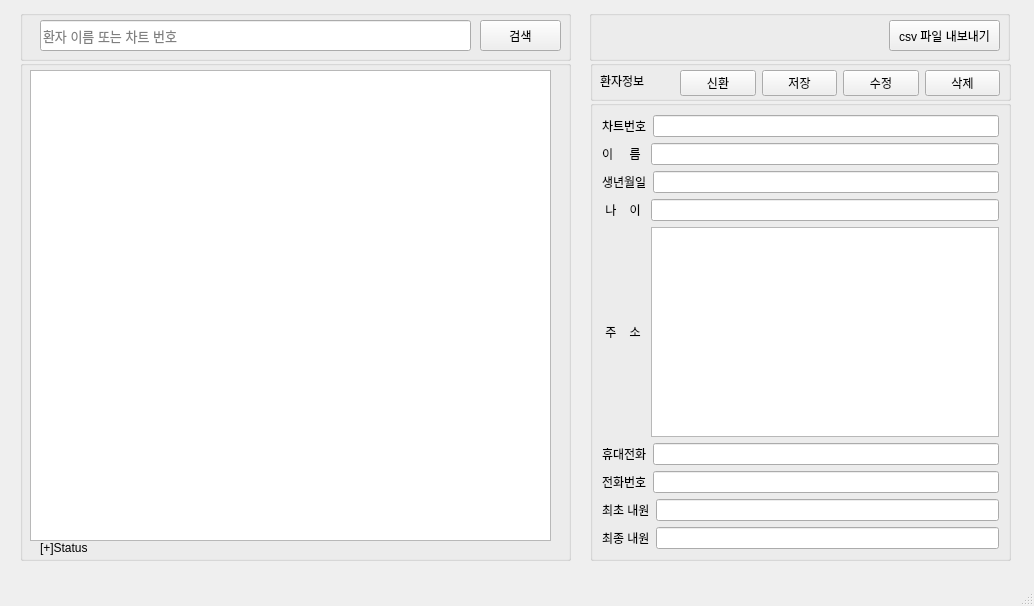
<?xml version="1.0" encoding="UTF-8"?>
<ui version="4.0">
 <class>MainWindow</class>
 <widget class="QMainWindow" name="MainWindow">
  <property name="geometry">
   <rect>
    <x>0</x>
    <y>0</y>
    <width>1034</width>
    <height>606</height>
   </rect>
  </property>
  <property name="contextMenuPolicy">
   <enum>Qt::DefaultContextMenu</enum>
  </property>
  <property name="windowTitle">
   <string>MainWindow</string>
  </property>
  <widget class="QWidget" name="centralwidget">
   <widget class="QLabel" name="label">
    <property name="geometry">
     <rect>
      <x>40</x>
      <y>532</y>
      <width>111</width>
      <height>31</height>
     </rect>
    </property>
    <property name="text">
     <string>[+]Status</string>
    </property>
   </widget>
   <widget class="QGroupBox" name="groupBox">
    <property name="geometry">
     <rect>
      <x>590</x>
      <y>100</y>
      <width>421</width>
      <height>461</height>
     </rect>
    </property>
    <property name="title">
     <string/>
    </property>
    <layout class="QVBoxLayout" name="verticalLayout">
     <item>
      <layout class="QHBoxLayout" name="horizontalLayout">
       <item>
        <widget class="QLabel" name="label_pntuid">
         <property name="text">
          <string>차트번호</string>
         </property>
        </widget>
       </item>
       <item>
        <widget class="QLineEdit" name="lineEdit_pntuid">
         <property name="readOnly">
          <bool>false</bool>
         </property>
        </widget>
       </item>
      </layout>
     </item>
     <item>
      <layout class="QHBoxLayout" name="horizontalLayout_2">
       <item>
        <widget class="QLabel" name="label_pntname">
         <property name="text">
          <string>이     름 </string>
         </property>
        </widget>
       </item>
       <item>
        <widget class="QLineEdit" name="lineEdit_pntname"/>
       </item>
      </layout>
     </item>
     <item>
      <layout class="QHBoxLayout" name="horizontalLayout_3">
       <item>
        <widget class="QLabel" name="label_birthdate">
         <property name="text">
          <string>생년월일</string>
         </property>
        </widget>
       </item>
       <item>
        <widget class="QLineEdit" name="lineEdit_birthdate"/>
       </item>
      </layout>
     </item>
     <item>
      <layout class="QHBoxLayout" name="horizontalLayout_4">
       <item>
        <widget class="QLabel" name="label_age">
         <property name="text">
          <string> 나    이 </string>
         </property>
        </widget>
       </item>
       <item>
        <widget class="QLineEdit" name="lineEdit_age">
         <property name="readOnly">
          <bool>true</bool>
         </property>
        </widget>
       </item>
      </layout>
     </item>
     <item>
      <layout class="QHBoxLayout" name="horizontalLayout_5">
       <item>
        <widget class="QLabel" name="label_adrr">
         <property name="text">
          <string> 주    소 </string>
         </property>
        </widget>
       </item>
       <item>
        <widget class="QTextEdit" name="textEdit_adrr"/>
       </item>
      </layout>
     </item>
     <item>
      <layout class="QHBoxLayout" name="horizontalLayout_6">
       <item>
        <widget class="QLabel" name="label_hpno">
         <property name="text">
          <string>휴대전화</string>
         </property>
        </widget>
       </item>
       <item>
        <widget class="QLineEdit" name="lineEdit_hpno"/>
       </item>
      </layout>
     </item>
     <item>
      <layout class="QHBoxLayout" name="horizontalLayout_7">
       <item>
        <widget class="QLabel" name="label_hometel">
         <property name="text">
          <string>전화번호</string>
         </property>
        </widget>
       </item>
       <item>
        <widget class="QLineEdit" name="lineEdit_hometel"/>
       </item>
      </layout>
     </item>
     <item>
      <layout class="QHBoxLayout" name="horizontalLayout_8">
       <item>
        <widget class="QLabel" name="label_FirstVisitDate">
         <property name="text">
          <string>최초 내원</string>
         </property>
        </widget>
       </item>
       <item>
        <widget class="QLineEdit" name="lineEdit_FirstVisitDate"/>
       </item>
      </layout>
     </item>
     <item>
      <layout class="QHBoxLayout" name="horizontalLayout_9">
       <item>
        <widget class="QLabel" name="label_LastVisitDate">
         <property name="text">
          <string>최종 내원</string>
         </property>
        </widget>
       </item>
       <item>
        <widget class="QLineEdit" name="lineEdit_LastVisitDate"/>
       </item>
      </layout>
     </item>
    </layout>
   </widget>
   <widget class="QGroupBox" name="groupBox_3">
    <property name="geometry">
     <rect>
      <x>20</x>
      <y>60</y>
      <width>551</width>
      <height>501</height>
     </rect>
    </property>
    <property name="autoFillBackground">
     <bool>false</bool>
    </property>
    <property name="title">
     <string/>
    </property>
    <widget class="QTableView" name="tableView">
     <property name="geometry">
      <rect>
       <x>10</x>
       <y>10</y>
       <width>521</width>
       <height>471</height>
      </rect>
     </property>
     <property name="alternatingRowColors">
      <bool>true</bool>
     </property>
     <property name="selectionBehavior">
      <enum>QAbstractItemView::SelectRows</enum>
     </property>
     <property name="horizontalScrollMode">
      <enum>QAbstractItemView::ScrollPerItem</enum>
     </property>
     <property name="sortingEnabled">
      <bool>true</bool>
     </property>
    </widget>
   </widget>
   <widget class="QGroupBox" name="groupBox_2">
    <property name="geometry">
     <rect>
      <x>590</x>
      <y>60</y>
      <width>421</width>
      <height>41</height>
     </rect>
    </property>
    <property name="title">
     <string/>
    </property>
    <widget class="QLabel" name="label_2">
     <property name="geometry">
      <rect>
       <x>10</x>
       <y>10</y>
       <width>61</width>
       <height>21</height>
      </rect>
     </property>
     <property name="text">
      <string>환자정보</string>
     </property>
    </widget>
    <widget class="QWidget" name="">
     <property name="geometry">
      <rect>
       <x>90</x>
       <y>10</y>
       <width>320</width>
       <height>26</height>
      </rect>
     </property>
     <layout class="QHBoxLayout" name="horizontalLayout_10">
      <item>
       <widget class="QPushButton" name="pushButton_newpatient">
        <property name="text">
         <string>신환</string>
        </property>
       </widget>
      </item>
      <item>
       <widget class="QPushButton" name="pushButton_save">
        <property name="text">
         <string>저장</string>
        </property>
       </widget>
      </item>
      <item>
       <widget class="QPushButton" name="pushButton_Edit">
        <property name="text">
         <string>수정</string>
        </property>
       </widget>
      </item>
      <item>
       <widget class="QPushButton" name="pushButton_delete">
        <property name="text">
         <string>삭제</string>
        </property>
       </widget>
      </item>
     </layout>
    </widget>
   </widget>
   <widget class="QGroupBox" name="groupBox_4">
    <property name="geometry">
     <rect>
      <x>20</x>
      <y>10</y>
      <width>551</width>
      <height>51</height>
     </rect>
    </property>
    <property name="title">
     <string/>
    </property>
    <widget class="QLineEdit" name="lineEdit_search">
     <property name="geometry">
      <rect>
       <x>20</x>
       <y>10</y>
       <width>431</width>
       <height>31</height>
      </rect>
     </property>
     <property name="font">
      <font>
       <pointsize>10</pointsize>
      </font>
     </property>
     <property name="cursor">
      <cursorShape>IBeamCursor</cursorShape>
     </property>
     <property name="focusPolicy">
      <enum>Qt::ClickFocus</enum>
     </property>
     <property name="autoFillBackground">
      <bool>false</bool>
     </property>
     <property name="text">
      <string/>
     </property>
     <property name="frame">
      <bool>true</bool>
     </property>
     <property name="dragEnabled">
      <bool>false</bool>
     </property>
     <property name="placeholderText">
      <string>환자 이름 또는 차트 번호</string>
     </property>
     <property name="clearButtonEnabled">
      <bool>true</bool>
     </property>
    </widget>
    <widget class="QPushButton" name="pushButton_search">
     <property name="geometry">
      <rect>
       <x>460</x>
       <y>10</y>
       <width>81</width>
       <height>31</height>
      </rect>
     </property>
     <property name="text">
      <string>검색</string>
     </property>
    </widget>
   </widget>
   <widget class="QGroupBox" name="groupBox_5">
    <property name="geometry">
     <rect>
      <x>589</x>
      <y>10</y>
      <width>421</width>
      <height>51</height>
     </rect>
    </property>
    <property name="title">
     <string/>
    </property>
    <widget class="QPushButton" name="pushButton_exportCSV">
     <property name="geometry">
      <rect>
       <x>300</x>
       <y>10</y>
       <width>111</width>
       <height>31</height>
      </rect>
     </property>
     <property name="text">
      <string>csv 파일 내보내기</string>
     </property>
    </widget>
   </widget>
  </widget>
  <widget class="QMenuBar" name="menubar">
   <property name="geometry">
    <rect>
     <x>0</x>
     <y>0</y>
     <width>1034</width>
     <height>22</height>
    </rect>
   </property>
  </widget>
  <widget class="QStatusBar" name="statusbar"/>
 </widget>
 <resources/>
 <connections/>
</ui>
